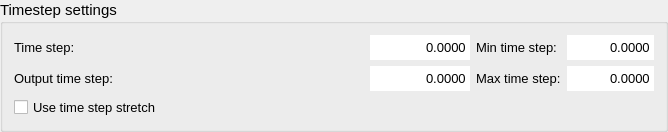
           <widget class="QgsCollapsibleGroupBox" name="group_timestep">
            <property name="font">
             <font>
              <family>Segoe UI</family>
              <pointsize>11</pointsize>
             </font>
            </property>
            <property name="title">
             <string>Timestep settings</string>
            </property>
            <property name="collapsed">
             <bool>true</bool>
            </property>
            <layout class="QGridLayout" name="gridLayout_3">
             <item row="0" column="0">
              <widget class="QLabel" name="label_13">
               <property name="minimumSize">
                <size>
                 <width>350</width>
                 <height>0</height>
                </size>
               </property>
               <property name="font">
                <font>
                 <family>Segoe UI</family>
                 <pointsize>10</pointsize>
                </font>
               </property>
               <property name="text">
                <string>Time step:</string>
               </property>
              </widget>
             </item>
             <item row="0" column="1">
              <widget class="QDoubleSpinBox" name="time_step">
               <property name="minimumSize">
                <size>
                 <width>100</width>
                 <height>25</height>
                </size>
               </property>
               <property name="font">
                <font>
                 <family>MS Shell Dlg 2</family>
                 <pointsize>10</pointsize>
                </font>
               </property>
               <property name="styleSheet">
                <string notr="true">QDoubleSpinBox {background-color: white;}</string>
               </property>
               <property name="frame">
                <bool>false</bool>
               </property>
               <property name="alignment">
                <set>Qt::AlignRight|Qt::AlignTrailing|Qt::AlignVCenter</set>
               </property>
               <property name="buttonSymbols">
                <enum>QAbstractSpinBox::NoButtons</enum>
               </property>
               <property name="decimals">
                <number>4</number>
               </property>
               <property name="maximum">
                <double>1000000000.000000000000000</double>
               </property>
              </widget>
             </item>
             <item row="0" column="2">
              <widget class="QLabel" name="label">
               <property name="font">
                <font>
                 <family>Segoe UI</family>
                 <pointsize>10</pointsize>
                </font>
               </property>
               <property name="text">
                <string>Min time step:</string>
               </property>
              </widget>
             </item>
             <item row="0" column="3">
              <widget class="QDoubleSpinBox" name="min_time_step">
               <property name="minimumSize">
                <size>
                 <width>0</width>
                 <height>25</height>
                </size>
               </property>
               <property name="font">
                <font>
                 <family>MS Shell Dlg 2</family>
                 <pointsize>10</pointsize>
                </font>
               </property>
               <property name="styleSheet">
                <string notr="true">QDoubleSpinBox {background-color: white;}</string>
               </property>
               <property name="frame">
                <bool>false</bool>
               </property>
               <property name="alignment">
                <set>Qt::AlignRight|Qt::AlignTrailing|Qt::AlignVCenter</set>
               </property>
               <property name="buttonSymbols">
                <enum>QAbstractSpinBox::NoButtons</enum>
               </property>
               <property name="decimals">
                <number>4</number>
               </property>
               <property name="maximum">
                <double>1000000000.000000000000000</double>
               </property>
              </widget>
             </item>
             <item row="1" column="0">
              <widget class="QLabel" name="label_4">
               <property name="font">
                <font>
                 <family>Segoe UI</family>
                 <pointsize>10</pointsize>
                </font>
               </property>
               <property name="text">
                <string>Output time step:</string>
               </property>
              </widget>
             </item>
             <item row="1" column="1">
              <widget class="QDoubleSpinBox" name="output_time_step">
               <property name="minimumSize">
                <size>
                 <width>0</width>
                 <height>25</height>
                </size>
               </property>
               <property name="font">
                <font>
                 <family>MS Shell Dlg 2</family>
                 <pointsize>10</pointsize>
                </font>
               </property>
               <property name="styleSheet">
                <string notr="true">QDoubleSpinBox {background-color: white;}</string>
               </property>
               <property name="frame">
                <bool>false</bool>
               </property>
               <property name="alignment">
                <set>Qt::AlignRight|Qt::AlignTrailing|Qt::AlignVCenter</set>
               </property>
               <property name="buttonSymbols">
                <enum>QAbstractSpinBox::NoButtons</enum>
               </property>
               <property name="decimals">
                <number>4</number>
               </property>
               <property name="maximum">
                <double>1000000000.000000000000000</double>
               </property>
              </widget>
             </item>
             <item row="1" column="2">
              <widget class="QLabel" name="label_2">
               <property name="font">
                <font>
                 <family>Segoe UI</family>
                 <pointsize>10</pointsize>
                </font>
               </property>
               <property name="text">
                <string>Max time step:</string>
               </property>
              </widget>
             </item>
             <item row="1" column="3">
              <widget class="QDoubleSpinBox" name="max_time_step">
               <property name="minimumSize">
                <size>
                 <width>0</width>
                 <height>25</height>
                </size>
               </property>
               <property name="font">
                <font>
                 <family>MS Shell Dlg 2</family>
                 <pointsize>10</pointsize>
                </font>
               </property>
               <property name="styleSheet">
                <string notr="true">QDoubleSpinBox {background-color: white;}</string>
               </property>
               <property name="frame">
                <bool>false</bool>
               </property>
               <property name="alignment">
                <set>Qt::AlignRight|Qt::AlignTrailing|Qt::AlignVCenter</set>
               </property>
               <property name="buttonSymbols">
                <enum>QAbstractSpinBox::NoButtons</enum>
               </property>
               <property name="decimals">
                <number>4</number>
               </property>
               <property name="maximum">
                <double>1000000000.000000000000000</double>
               </property>
              </widget>
             </item>
             <item row="2" column="0">
              <widget class="QCheckBox" name="use_time_step_stretch">
               <property name="font">
                <font>
                 <family>Segoe UI</family>
                 <pointsize>10</pointsize>
                </font>
               </property>
               <property name="text">
                <string>Use time step stretch</string>
               </property>
              </widget>
             </item>
            </layout>
           </widget>
